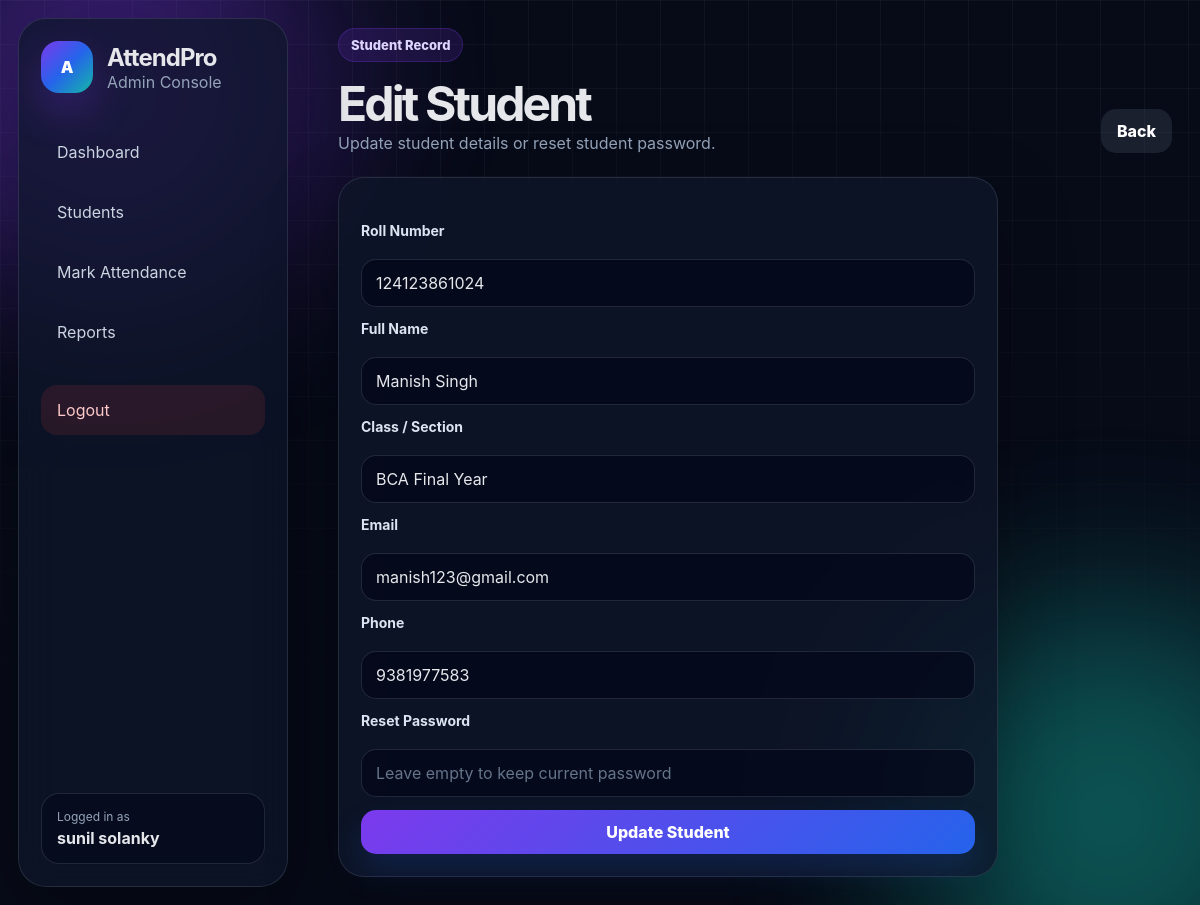
Screenshot of /admin/students/edit/1 (signed in) with the database file from the repository.
### tables this page shows
CREATE TABLE students (
            id INTEGER PRIMARY KEY AUTOINCREMENT,
            roll_no TEXT UNIQUE NOT NULL,
            name TEXT NOT NULL,
            class_name TEXT NOT NULL,
            email TEXT UNIQUE,
            phone TEXT,
            password_hash TEXT,
            created_at TEXT DEFAULT CURRENT_TIMESTAMP
        );

### app.py (the view, shortened to what this page needs)
@app.route("/admin/students/edit/<int:student_id>", methods=["GET", "POST"])
@login_required("admin")
def edit_student(student_id):
    conn = get_db()
    student = conn.execute("SELECT * FROM students WHERE id = ?", (student_id,)).fetchone()
    conn.close()
    if not student:
        flash("Student not found.", "danger")
        return redirect(url_for("admin_students"))
    return render_template("edit_student.html", student=student)

### app.py (called while the page is built)
def get_db():
    conn = sqlite3.connect(DB_PATH)
    conn.row_factory = sqlite3.Row
    conn.execute("PRAGMA foreign_keys = ON")
    return conn

def login_required(role=None):
    def decorator(view_func):
        @wraps(view_func)
        def wrapper(*args, **kwargs):
            if "user_id" not in session:
                flash("Please login first.", "warning")
                return redirect(url_for("index"))
            if role and session.get("role") != role:
                flash("You do not have permission to access that page.", "danger")
                return redirect(url_for("index"))
            return view_func(*args, **kwargs)
        return wrapper
    return decorator

@app.context_processor
def inject_user():
    return {
        "current_role": session.get("role"),
        "current_user": session.get("username") or session.get("student_name")
    }

### templates/edit_student.html
{% extends "base.html" %}
{% block content %}
<div class="page-header">
    <div>
        <span class="page-kicker">Student Record</span>
        <h1>Edit Student</h1>
        <p>Update student details or reset student password.</p>
    </div>
    <a href="{{ url_for('admin_students') }}" class="btn">Back</a>
</div>
<section class="card narrow">
    <form method="POST" class="form">
        <label>Roll Number</label>
        <input type="text" name="roll_no" value="{{ student.roll_no }}" placeholder="Enter roll number" required>
        <label>Full Name</label>
        <input type="text" name="name" value="{{ student.name }}" placeholder="Enter full name" required>
        <label>Class / Section</label>
        <input type="text" name="class_name" value="{{ student.class_name }}" placeholder="Enter class or section" required>
        <label>Email</label>
        <input type="email" name="email" value="{{ student.email or '' }}" placeholder="Enter email address">
        <label>Phone</label>
        <input type="text" name="phone" value="{{ student.phone or '' }}" placeholder="Enter phone number">
        <label>Reset Password</label>
        <input type="password" name="new_password" placeholder="Leave empty to keep current password">
        <button type="submit" class="btn primary">Update Student</button>
    </form>
</section>
{% endblock %}

### static/css/style.css (style rules this page uses)
* { margin: 0; padding: 0; box-sizing: border-box; font-family: Inter, Segoe UI, Arial, sans-serif; }
:root { --bg: #070b18; --panel: rgba(15, 23, 42, 0.78); --panel-strong: rgba(15, 23, 42, 0.92); --border: rgba(148, 163, 184, 0.18); --text: #e5e7eb; --muted: #94a3b8; --primary: #7c3aed; --primary-2: #2563eb; --teal: #14b8a6; --green: #22c55e; --red: #ef4444; --amber: #f59e0b; }
body { min-height: 100vh; background: var(--bg); color: var(--text); overflow-x: hidden; }
a { color: inherit; text-decoration: none; }
button, input, select { font: inherit; }
.brand p, .muted, .page-header p, .card-subtitle, .section-title p, .student-hero p, .profile-info small { color: var(--muted); }
.hero-card, .auth-card, .card, .stat-card, .student-hero { background: var(--panel); border: 1px solid var(--border); backdrop-filter: blur(24px); box-shadow: 0 25px 75px rgba(0, 0, 0, 0.28); }
.hero-kicker, .page-kicker { display: inline-flex; align-items: center; width: fit-content; padding: 8px 12px; border-radius: 999px; color: #ddd6fe; background: rgba(124, 58, 237, 0.16); border: 1px solid rgba(124, 58, 237, 0.26); font-size: 13px; font-weight: 800; margin-bottom: 12px; }
.form { display: grid; gap: 13px; margin-top: 22px; }
label { font-size: 14px; color: #dbe4f0; font-weight: 700; }
input, select { width: 100%; margin-top: 7px; padding: 13px 14px; border-radius: 15px; border: 1px solid rgba(148, 163, 184, 0.2); background: rgba(2, 6, 23, 0.62); color: var(--text); outline: none; transition: 0.22s; }
input::placeholder { color: #64748b; }
.btn { display: inline-flex; align-items: center; justify-content: center; border: 0; padding: 12px 16px; border-radius: 15px; background: rgba(148, 163, 184, 0.14); color: white; cursor: pointer; transition: 0.25s ease; font-weight: 800; white-space: nowrap; }
.btn.primary { background: linear-gradient(135deg, var(--primary), var(--primary-2)); box-shadow: 0 16px 32px rgba(37, 99, 235, 0.18); }
.page-header { display: flex; justify-content: space-between; align-items: end; gap: 18px; margin-bottom: 24px; }
.page-header h1 { font-size: clamp(32px, 4vw, 48px); letter-spacing: -0.06em; }
.stat-card, .card, .student-hero { border-radius: 26px; padding: 22px; }
.narrow { max-width: 660px; }

### rows the page displays
students: roll_no "124123861024", name "Manish Singh", class_name "BCA Final Year", email "manish123@gmail.com", phone "9381977583"

### other values shown
{{ "Admin Console" if current_role == "admin" else "Student Portal" }} "Admin Console"
{{ current_user }} "sunil solanky"
